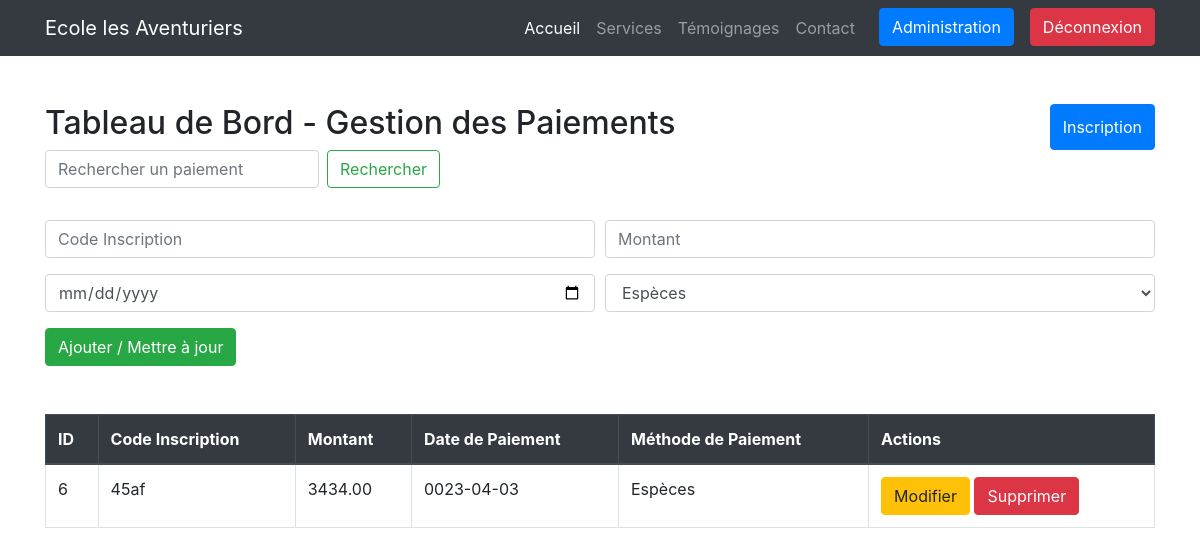
The page /paiement.php (signed in) on the database its author committed.
### tables this page shows
CREATE TABLE `paiement` (
  `codePaiement` int(11) NOT NULL,
  `codeInscription0` varchar(255) NOT NULL,
  `codeInscription` int(11) DEFAULT NULL,
  `montant` decimal(10,2) DEFAULT NULL,
  `datePaiement` date DEFAULT NULL,
  `methodPaiement` varchar(50) DEFAULT NULL
);

### paiement.php (the view, shortened to what this page needs)
<?php
$servername = "localhost";
$username = "root";
$password = "";
$dbname = "urh";
$conn = new mysqli($servername, $username, $password, $dbname);
$search = '';
if (isset($_GET['search'])) {
    $search = $_GET['search'];
    $sql = "SELECT * FROM paiement WHERE
            codeInscription LIKE '%$search%' OR
            methodPaiement LIKE '%$search%'";
} else {
    $sql = "SELECT * FROM paiement";
}
$result = $conn->query($sql);
?>
<?php
include('header.php');
?>
    <link href="https://stackpath.bootstrapcdn.com/bootstrap/4.5.2/css/bootstrap.min.css" rel="stylesheet">
</head>
<body>
<div class="container mt-5">
    <div class="d-flex justify-content-between">
        <h2>Tableau de Bord - Gestion des Paiements</h2>
        <button class="btn btn-primary" onclick="location.href='inscriptions.php'">Inscription</button>
    </div>
    <div class="input-group mb-3">
        <form method="GET" action="" class="form-inline mb-3">
            <input type="text" name="search" class="form-control mr-sm-2" placeholder="Rechercher un paiement" value="<?php echo htmlspecialchars($search); ?>">
            <button type="submit" class="btn btn-outline-success">Rechercher</button>
        </form>
    </div>
    <form method="POST" action="" class="mb-5">
        <div class="form-row">
            <div class="col">
                <input type="text" name="codeInscription" id="codeInscription" class="form-control" placeholder="Code Inscription" required>
            </div>
            <div class="col">
                <input type="number" step="0.01" name="montant" id="montant" class="form-control" placeholder="Montant" required>
            </div>
        </div>
        <div class="form-row mt-3">
            <div class="col">
                <input type="date" name="datePaiement" id="datePaiement" class="form-control" required>
            </div>
            <div class="col">
                <select name="methodPaiement" id="methodPaiement" class="form-control" required>
                    <option value="Espèces">Espèces</option>
                </select>
            </div>
        </div>
        <button type="submit" name="add_paiement" class="btn btn-success mt-3">Ajouter / Mettre à jour</button>
    </form>
    <div class="table-responsive">
        <table class="table table-bordered">
            <thead class="thead-dark">
                <tr>
                    <th>ID</th>
                    <th>Code Inscription</th>
                    <th>Montant</th>
                    <th>Date de Paiement</th>
                    <th>Méthode de Paiement</th>
                    <th>Actions</th>
                </tr>
            </thead>
            <tbody id="tableBody">
                <?php if ($result->num_rows > 0): ?>
                    <?php while($row = $result->fetch_assoc()): ?>
                        <tr>
                            <td><?php echo $row['codePaiement']; ?></td>
                            <td><?php echo $row['codeInscription0']; ?></td>
                            <td><?php echo $row['montant']; ?></td>
                            <td><?php echo $row['datePaiement']; ?></td>
                            <td><?php echo $row['methodPaiement']; ?></td>
                            <td>
                                <button type="button" class="btn btn-warning" onclick="editRow(this)">Modifier</button>
                                <form method="POST" action="" class="d-inline">
                                    <button type="submit" name="delete_paiement" class="btn btn-danger">Supprimer</button>
                                </form>
                            </td>
                        </tr>
                    <?php endwhile; ?>
                <?php else: ?>
                    <tr>
                        <td colspan="6" class="text-center">Aucun paiement trouvé</td>
                    </tr>
                <?php endif; ?>
            </tbody>
        </table>
    </div>
</div>
</body>
</html>

### rows shown on the page
paiement: codePaiement "6", codeInscription0 "45af", montant "3434.00", datePaiement "0023-04-03", methodPaiement "Espèces"
